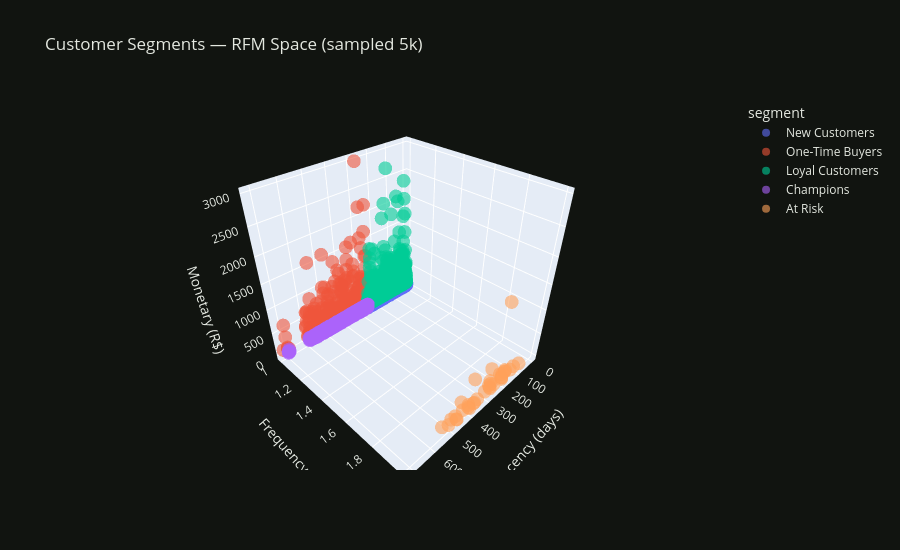

Notebook source saved alongside this figure:
### Markdown cell above
## 8. Visualise Clusters

### Code cell
# 3D scatter — R, F, M
sample = rfm.sample(min(5000, len(rfm)), random_state=42)

fig = px.scatter_3d(
    sample,
    x='recency', y='frequency', z='monetary',
    color='segment',
    title='Customer Segments — RFM Space (sampled 5k)',
    labels={'recency':'Recency (days)', 'frequency':'Frequency', 'monetary':'Monetary (R$)'},
    opacity=0.6,
    height=550
)
fig.update_layout(
    paper_bgcolor='#111410', font=dict(color='#e4e8e0')
)
fig.show()

### Figure 1 — Plotly figure (JSON) as saved in the notebook; plotly's stock layout.template omitted (floating-point values rounded to 4 significant figures; data arrays with more than 128 entries replaced by an {"elided": "..."} marker saying what was removed)
{"data": [{"hovertemplate": "segment=New Customers<br>Recency (days)=%{x}<br>Frequency=%{y}<br>Monetary (R$)=%{z}<extra></extra>", "legendgroup": "New Customers", "marker": {"color": "#636efa", "opacity": 0.6, "symbol": "circle"}, "mode": "markers", "name": "New Customers", "scene": "scene", "showlegend": true, "type": "scatter3d", "x": {"elided": "1423 int values"}, "y": {"elided": "1423 int values"}, "z": {"elided": "1423 float values"}}, {"hovertemplate": "segment=One-Time Buyers<br>Recency (days)=%{x}<br>Frequency=%{y}<br>Monetary (R$)=%{z}<extra></extra>", "legendgroup": "One-Time Buyers", "marker": {"color": "#EF553B", "opacity": 0.6, "symbol": "circle"}, "mode": "markers", "name": "One-Time Buyers", "scene": "scene", "showlegend": true, "type": "scatter3d", "x": {"elided": "995 int values"}, "y": {"elided": "995 int values"}, "z": {"elided": "995 float values"}}, {"hovertemplate": "segment=Loyal Customers<br>Recency (days)=%{x}<br>Frequency=%{y}<br>Monetary (R$)=%{z}<extra></extra>", "legendgroup": "Loyal Customers", "marker": {"color": "#00cc96", "opacity": 0.6, "symbol": "circle"}, "mode": "markers", "name": "Loyal Customers", "scene": "scene", "showlegend": true, "type": "scatter3d", "x": {"elided": "1493 int values"}, "y": {"elided": "1493 int values"}, "z": {"elided": "1493 float values"}}, {"hovertemplate": "segment=Champions<br>Recency (days)=%{x}<br>Frequency=%{y}<br>Monetary (R$)=%{z}<extra></extra>", "legendgroup": "Champions", "marker": {"color": "#ab63fa", "opacity": 0.6, "symbol": "circle"}, "mode": "markers", "name": "Champions", "scene": "scene", "showlegend": true, "type": "scatter3d", "x": {"elided": "1054 int values"}, "y": {"elided": "1054 int values"}, "z": {"elided": "1054 float values"}}, {"hovertemplate": "segment=At Risk<br>Recency (days)=%{x}<br>Frequency=%{y}<br>Monetary (R$)=%{z}<extra></extra>", "legendgroup": "At Risk", "marker": {"color": "#FFA15A", "opacity": 0.6, "symbol": "circle"}, "mode": "markers", "name": "At Risk", "scene": "scene", "showlegend": true, "type": "scatter3d", "x": [282, 546, 366, 179, 271, 200, 197, 181, 510, 271, 141, 218, 119, 467, 402, 214, 181, 78, 248, 277, 197, 349, 447, 464, 276, 370, 434, 394, 402, 276, 475, 305, 379, 195, 498], "y": [2, 2, 2, 2, 2, 2, 2, 2, 2, 2, 2, 2, 2, 2, 2, 2, 2, 2, 2, 2, 2, 2, 2, 2, 2, 2, 2, 2, 2, 2, 2, 2, 2, 2, 2], "z": [179.8, 179.8, 68.0, 200.0, 73.6, 99.6, 49.94, 176.0, 90.0, 179.8, 91.98, 1664.0, 106.0, 55.6, 144.0, 211.8, 160.0, 50.0, 91.8, 519.8, 80.28, 90.0, 360.0, 39.98, 118.0, 65.92, 141.5, 39.98, 91.9, 257.3, 156.0, 111.2, 620.0, 158.0, 166.7]}], "layout": {"font": {"color": "#e4e8e0"}, "height": 550, "legend": {"title": {"text": "segment"}, "tracegroupgap": 0}, "paper_bgcolor": "#111410", "scene": {"domain": {"x": [0, 1], "y": [0, 1]}, "xaxis": {"title": {"text": "Recency (days)"}}, "yaxis": {"title": {"text": "Frequency"}}, "zaxis": {"title": {"text": "Monetary (R$)"}}}, "title": {"text": "Customer Segments — RFM Space (sampled 5k)"}}}
